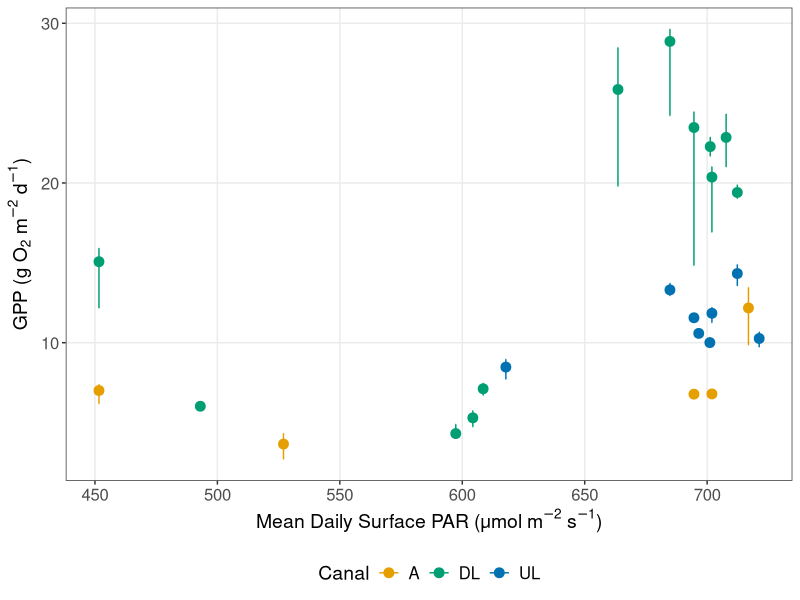
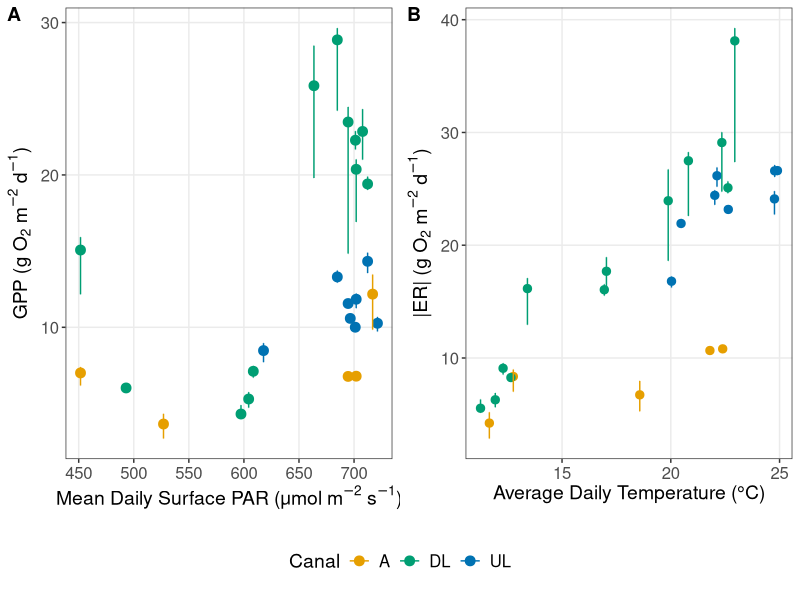

Write R code to recreate these figures, in order.
#This code will model and plot the results of the whole-stream metabolism modeling for each of the canals.
#Updates 8/17/26 by JRB

## Import packages
lapply(c("plyr","dplyr","ggplot2","cowplot",
         "lubridate","tidyverse"), require, character.only=T)

## Import data
wclt<-read.csv("WholeCanalMetabolism_LightTemp_DailyAverages.csv")


#####################
## Plot Figure 4
#####################

GPPlight_plot <- ggplot(data=wclt, aes(x=PAR, y=GPP50, col=Canal))+
  geom_point(size=3)+theme_bw()+
  geom_errorbar(aes(ymin=GPP2.5, ymax=GPP97.5), size=0.5)+
  scale_color_manual(values = c("A" = "#E69F00","UL" = "#0072B2", "DL" = "#009E73"))+
  labs(y=expression(paste("GPP (g ", O[2], " ", m^-2, " ", d^-1,")")), 
       x=expression(paste("Mean Daily Surface PAR (μmol ", m^-2," ", s^-1,")")))+
  theme(panel.grid.minor = element_blank(),
        axis.text = element_text(size=12),
        axis.title = element_text(size=14),
        legend.text = element_text(size=12),
        legend.title = element_text(size=14), legend.position = "bottom")

GPPlight_plot

ERtemp_plot <- ggplot(data=wclt, aes(x=Temp, y=abs(ER50), col=Canal))+
  geom_point(size=2.5)+theme_bw()+
  geom_errorbar(aes(ymin=abs(ER2.5), ymax=abs(ER97.5)), size=0.5)+
  scale_color_manual(values = c("A" = "#E69F00","UL" = "#0072B2", "DL" = "#009E73"))+
  labs(y=expression(paste("|ER| (g ", O[2], " ", m^-2, " ", d^-1,")")), x="Average Daily Temperature (°C)")+
  theme(panel.grid.minor = element_blank(),
        axis.text = element_text(size=12),
        axis.title = element_text(size=14),
        legend.text = element_text(size=12),
        legend.title = element_text(size=14))

legend <- cowplot::get_plot_component(GPPlight_plot, 'guide-box-bottom', return_all = TRUE)

plot_grid(
  plot_grid(GPPlight_plot+theme(legend.position = "none"),
            ERtemp_plot+theme(legend.position = "none"),
            nrow = 1, ncol = 2, align = "hv", labels = c("A","B")),
  cowplot::ggdraw(legend),
  nrow = 2, rel_heights = c(1, 0.15))
